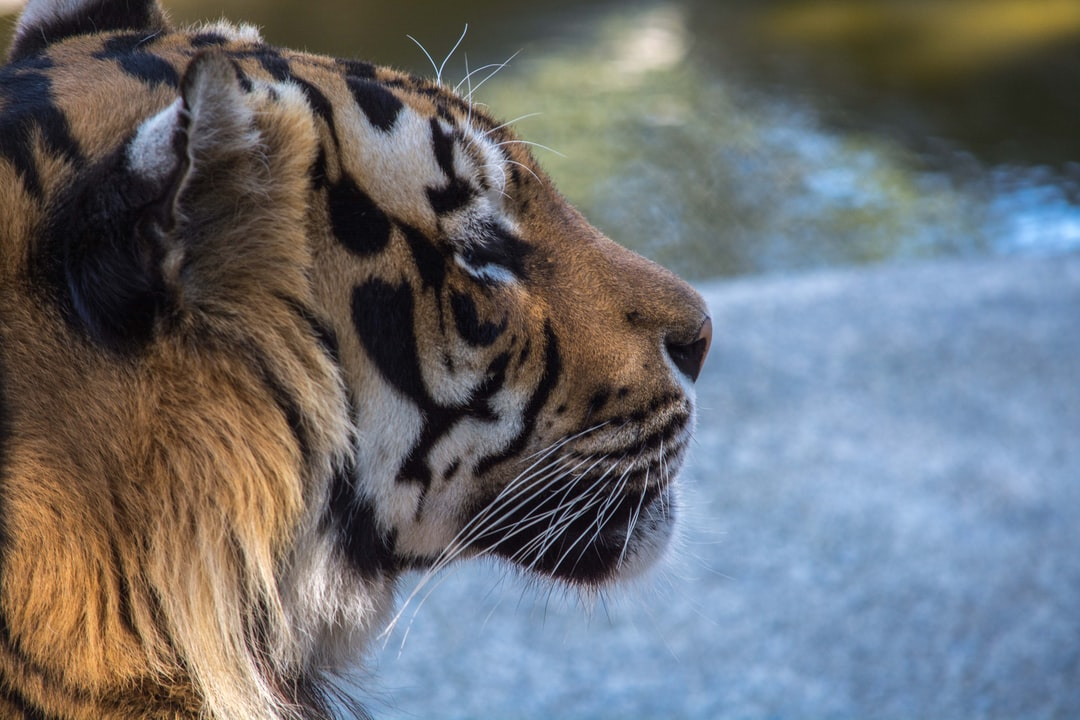
//> input picture images/ImagemOriginal.jpg, 1080 x 720 px
$ ./questao16   (built with g++ and OpenCV 4)
//> lines starting //> are read from the running program, lines starting //| are printed output that depends on the picture; after the words box and inside, x2 and y2 are one past the last pixel; in counts of white or black regions, pixels touching at a corner belong together
#include <iostream>
#include <opencv2/highgui.hpp>
#include <opencv2/imgproc.hpp>
#include <opencv2/highgui/highgui_c.h>
#include <stdio.h>

using namespace std;
using namespace cv;

Mat img; //Imagem de entrada
Mat gray; //Imagem em tons de cinza
Mat equalized; //Imagem equalizada
Mat hist_gray;
Mat hist_equalized;

Mat histograma(Mat& imagem)
{

    // Definir as barras do histograma
    int bins = 256; //Quantidade de barras
    int histSize[] = { bins }; //Tamanho do histograma

    // O intervalo do histograma
    float lranges[] = { 0, 256 };
    const float* ranges[] = { lranges };

    Mat hist;
    int channels[] = { 0 }; //Numeros de canais, como a imagem de entrada й sу de um canal, vem 0

    int const hist_height = 256;
    Mat3b hist_image = Mat3b::zeros(hist_height, bins);

    calcHist(&imagem, 1, channels, Mat(), hist, 1, histSize, ranges, true, false); //Funзгo para criar o histograma

    double max_val = 0;
    minMaxLoc(hist, 0, &max_val);

    // Visualizar cada barra
    for (int b = 0; b < bins; b++)
    {
        float const binVal = hist.at<float>(b);
        int   const height = cvRound(binVal * hist_height / max_val);
        line(hist_image, Point(b, hist_height - height), Point(b, hist_height), Scalar::all(255));
        //    imagem      ponto inicial                 ponto final
    }
    return hist_image;
}

int main()
{

    //Imagem de entrada
    img = imread("C:/Users/User/Desktop/GIT/LapiscoComputerVisionRepo/images/ImagemOriginal.jpg");
//> img is the input picture: 720 rows x 1080 cols, CV_8UC3; mean B, G, R 113.4, 109.7, 107.7
    imshow("Imagem Original", img);
    //Converter pra cinza
    cvtColor(img, gray, CV_RGB2GRAY);
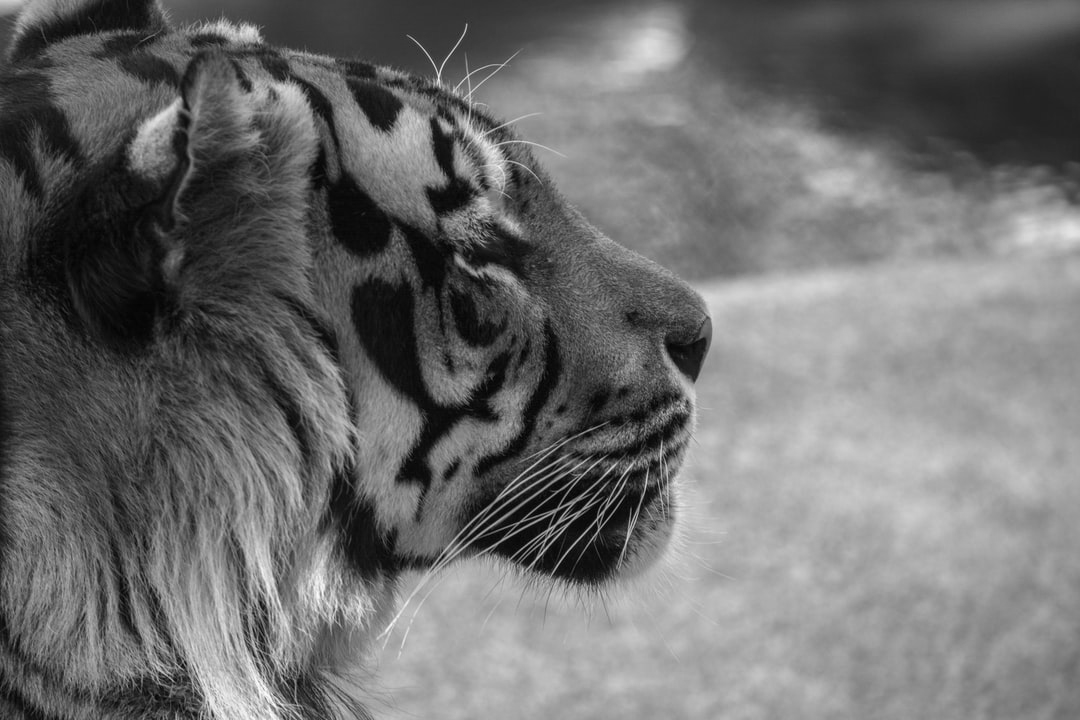
//> gray: 720 rows x 1080 cols, CV_8UC1; min 0, max 252, mean 110.6

    //Funзгo para equalizar
    equalizeHist(gray, equalized);
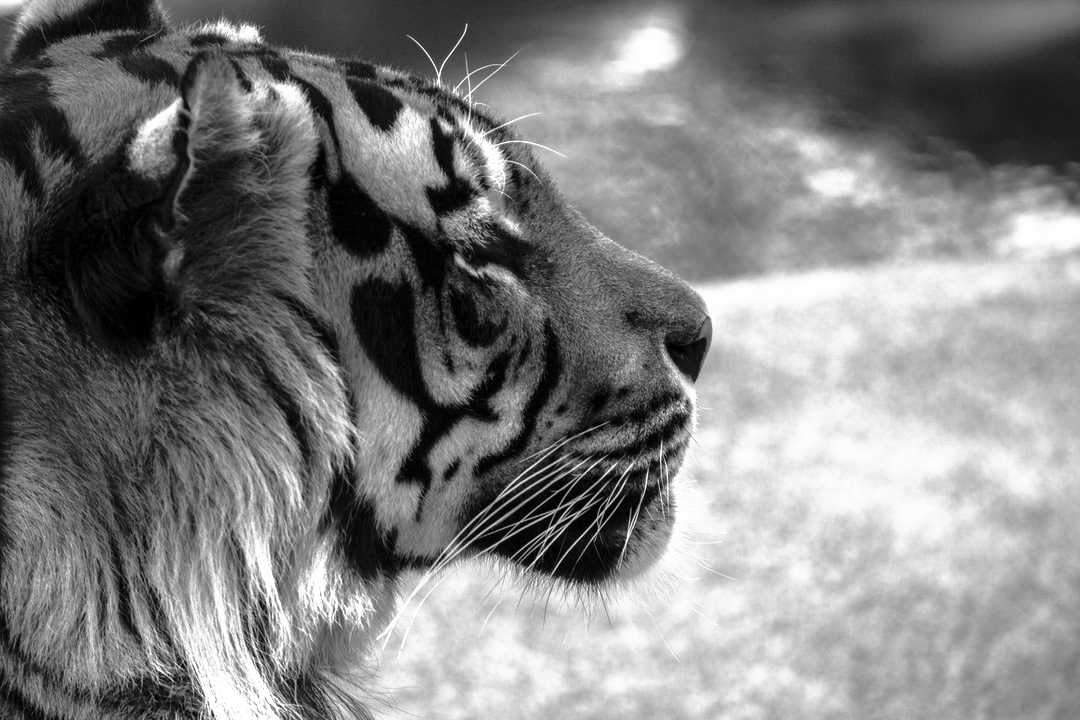
//> equalized: 720 rows x 1080 cols, CV_8UC1; min 0, max 255, mean 128.2

    imshow("Imagem Cinza", gray);
    Mat hist_gray = histograma(gray);
//> in histograma, `calcHist(&imagem, 1, channels, Mat(), hist, 1, histSize, ranges, true,..`: hist = 256 values, max 6907 at index 172, min 0 at index 253, mean 3037.5
//> in histograma, `minMaxLoc(hist, 0, &max_val);`: max_val = 6907
//> the loop in histograma, `for (int b = 0; b < bins; b++)` made 256 passes
//> (binVal, height) on passes 1 to 3: (1, 0), (2, 0), (13, 0)
//> after the loop in histograma, `for (int b = 0; b < bins; b++)`:
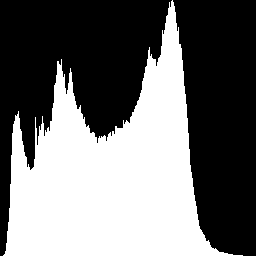
//> hist_image: 256 rows x 256 cols, CV_8UC3; 44% white; 1 white region, box (x1, y1, x2, y2) and area: (3, 0, 243, 256) 28826
    imshow("name1", hist_gray);

    Mat hist_equalized = histograma(equalized);
//> in histograma (call 2), `calcHist(&imagem, 1, channels, Mat(), hist, 1, histSize, ranges, true,..`: hist = 256 values, max 6907 at index 218, min 0 at index 8, mean 3037.5
//> the loop in histograma (call 2), `for (int b = 0; b < bins; b++)` made 256 passes
//> (binVal, height) on passes 1 to 3: (1267, 47), (2223, 82), (1946, 72)
//> after the loop in histograma (call 2), `for (int b = 0; b < bins; b++)`:
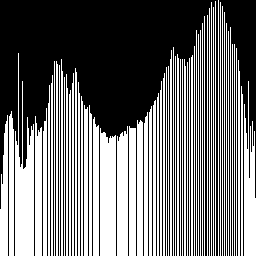
//> hist_image: 256 rows x 256 cols, CV_8UC3; 44% white; 67 white regions, largest, box (x1, y1, x2, y2) and area: (15, 53, 34, 256) 2256, (100, 128, 116, 256) 1932, (244, 81, 256, 256) 1435
    imshow("name2", hist_equalized);

    imshow("Equalized Image", equalized);

    imwrite("C:/Users/User/Desktop/GIT/LapiscoComputerVisionRepo/images/ImagemOriginal.jpg/Results/imagementrada.jpg", gray);

    imwrite("C:/Users/User/Desktop/GIT/LapiscoComputerVisionRepo/images/ImagemOriginal.jpg/Results/Histogramaentrada.jpg", hist_gray);

    imwrite("C:/Users/User/Desktop/GIT/LapiscoComputerVisionRepo/images/ImagemOriginal.jpg/Results/imagemsaida.jpg", equalized);

    imwrite("C:/Users/User/Desktop/GIT/LapiscoComputerVisionRepo/images/ImagemOriginal.jpg/Results/histrogramasaida.jpg", hist_equalized);

    waitKey(0);
    return 0;
}
